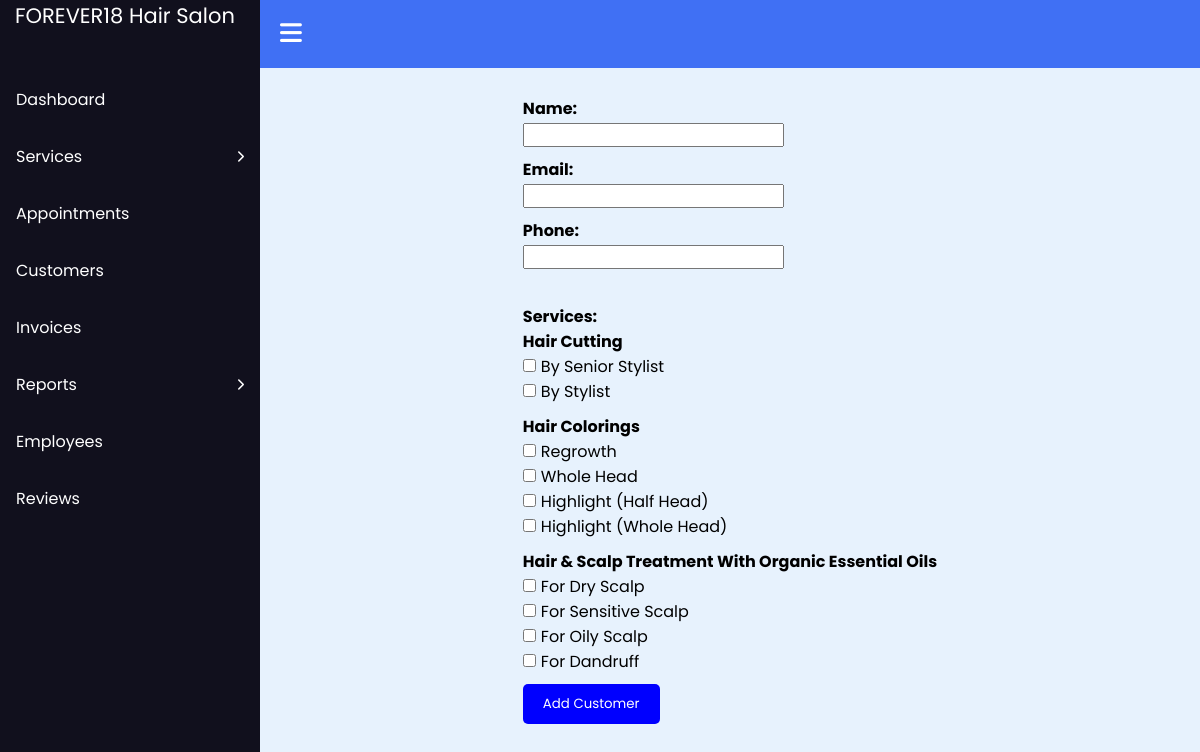
Screenshot of /admin/add_customers.php with the database file from the repository.
### tables this page shows
CREATE TABLE `services` (
  `id` int(10) NOT NULL,
  `name` varchar(250) NOT NULL,
  `date` timestamp NOT NULL DEFAULT current_timestamp() ON UPDATE current_timestamp()
);

CREATE TABLE `sub_services` (
  `id` int(10) NOT NULL,
  `main_service_id` int(10) NOT NULL,
  `name` varchar(250) NOT NULL,
  `cost` int(10) NOT NULL
);

### admin/add_customers.php (the view, shortened to what this page needs)
<!DOCTYPE html>
<html lang="en">
<head>
    <link rel="stylesheet" href="css/add_customers.css">
</head>
<body>
    <?php include("sidebar.php"); ?>
    <main class="main">
        <section id="content">
            <form method="post">
                <div class="parent-form">
                    <div class="form">
                        <label for="name">Name: </label>
                        <input type="text" name="name" autocomplete="off" required>
                    </div>
                    <div class="form">
                        <label for="email">Email: </label>
                        <input type="email" name="email" autocomplete="off" required>
                    </div>
                    <div class="form">
                        <label for="phone">Phone: </label>
                        <input type="text" name="phone" autocomplete="off" required>
                    </div>
                    <br>
                    <div class="form">
                        <label for="services">Services: </label><br>
                        <?php
                        $mainServiceSql = "SELECT * FROM services";
                        $mainServiceResult = mysqli_query($conn, $mainServiceSql);
                        if (mysqli_num_rows($mainServiceResult) > 0) {
                            while ($mainServiceRow = mysqli_fetch_assoc($mainServiceResult)) {
                                $mainServiceId = $mainServiceRow['id'];
                                echo "<div>";
                                echo "<strong>" . htmlspecialchars($mainServiceRow['name']) . "</strong><br>";
                                $subServiceSql = "SELECT * FROM sub_services WHERE main_service_id = '$mainServiceId'";
                                $subServiceResult = mysqli_query($conn, $subServiceSql);
                                if (mysqli_num_rows($subServiceResult) > 0) {
                                    while ($subServiceRow = mysqli_fetch_assoc($subServiceResult)) {
                                        echo "<input type='checkbox' name='services[]' value='" . $subServiceRow['id'] . "'>";
                                        echo htmlspecialchars($subServiceRow['name']) . "<br>";
                                    }
                                } else {
                                    echo "No sub services found for this main service.<br>";
                                }
                                echo "</div>";
                            }
                        } else {
                            echo "No services found.";
                        }
                        ?>
                    </div>
                    <button type="submit" name="submit">Add Customer</button>
                </div>
            </form>
        </section>
    </main>
</body>
</html>

### admin/css/add_customers.css (style rules this page uses)
.parent-form { width: 100%; margin-top: 20px; }
.form { margin-bottom: 10px; }
label { display: inline-block; width: 100%; font-weight: bold; }
button[type="submit"] { padding: 10px 20px; background-color: blue; color: #fff; border: none; border-radius: 5px; cursor: pointer; }
input[type="checkbox"] { margin-right: 5px; }
.form div { margin-bottom: 10px; }

### admin/includes/sidebar.css (style rules this page uses)
* { margin: 0; padding: 0; box-sizing: border-box; font-family: 'Poppins', sans-serif; }
.navbar, .main { left: 260px; width: calc(100% - 260px); transition: all 0.5s ease; z-index: 1000; }
.main { position: relative; display: flex; align-items: center; justify-content: center; height: 100vh; z-index: 100; background: #e7f2fd; }

### rows the page displays
services: name "Hair Cutting"
sub_services: name "By Senior Stylist"
sub_services: name "By Stylist"
services: name "Hair Colorings"
sub_services: name "Regrowth"
sub_services: name "Whole Head"
sub_services: name "Highlight (Half Head)"
sub_services: name "Highlight (Whole Head)"
services: name "Hair & Scalp Treatment With Organic Essential Oils"
sub_services: name "For Dry Scalp"
sub_services: name "For Sensitive Scalp"
sub_services: name "For Oily Scalp"
sub_services: name "For Dandruff"
